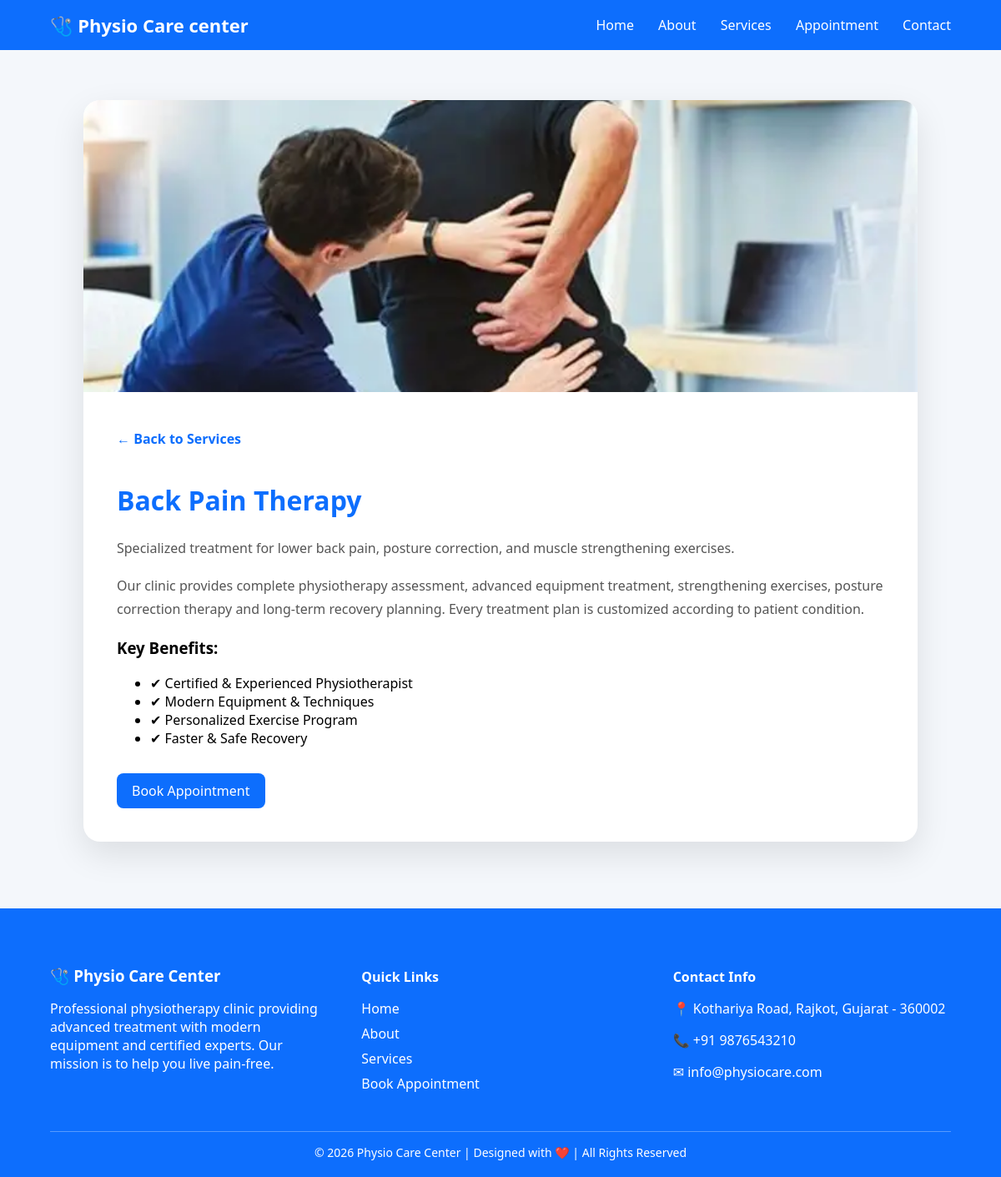
Screenshot of /services.php?id=1 with the database file from the repository.
### tables this page shows
CREATE TABLE `services` (
  `id` INT NOT NULL AUTO_INCREMENT,
  `title` VARCHAR(150) NOT NULL,
  `description` TEXT NOT NULL,
  `image` VARCHAR(255) NOT NULL,
  `is_active` TINYINT(1) NOT NULL DEFAULT 1,
  `sort_order` INT NOT NULL DEFAULT 0,
  `created_at` TIMESTAMP NOT NULL DEFAULT CURRENT_TIMESTAMP,
  PRIMARY KEY (`id`)
);

### services.php (the view, shortened to what this page needs)
<?php
include 'config.php';
$services = [];
$result = $conn->query("SELECT id, title, description, image FROM services WHERE is_active=1 ORDER BY sort_order ASC, id DESC");
if ($result) {
    while ($row = $result->fetch_assoc()) {
        $services[] = $row;
    }
}
$singleService = null;
if(isset($_GET['id'])){
    $id = intval($_GET['id']);
    foreach($services as $s){
        if($s['id'] == $id){
            $singleService = $s;
            break;
        }
    }
}
?>
<!DOCTYPE html>
<html>
<head>
</head>
<body>
<header>
    <div class="logo">🩺 Physio Care center</div>
    <nav>
        <a href="index.php">Home</a>
        <a href="about.php">About</a>
        <a href="services.php">Services</a>
        <a href="appointment.php">Appointment</a>
        <a href="contact.php">Contact</a>
    </nav>
</header>
<?php if($singleService){ ?>
<div class="detail-box">
<img src="image/<?php echo $singleService['image']; ?>">
    <div class="detail-content">
        <a href="services.php" class="back-btn">← Back to Services</a>
        <h1><?php echo $singleService['title']; ?></h1>
        <p><?php echo $singleService['description']; ?></p>
        <p>
        Our clinic provides complete physiotherapy assessment, advanced equipment treatment,
        strengthening exercises, posture correction therapy and long-term recovery planning.
        Every treatment plan is customized according to patient condition.
        </p>
        <h3>Key Benefits:</h3>
        <ul>
            <li>✔ Certified & Experienced Physiotherapist</li>
            <li>✔ Modern Equipment & Techniques</li>
            <li>✔ Personalized Exercise Program</li>
            <li>✔ Faster & Safe Recovery</li>
        </ul>
        <a href="appointment.php?service=<?php echo urlencode($singleService['title']); ?>" class="btn">
            Book Appointment
        </a>
    </div>
</div>
<?php } ?>
<footer class="premium-footer">
    <div class="footer-container">
        <div class="footer-box">
            <h3>🩺 Physio Care Center</h3>
            <p>
                Professional physiotherapy clinic providing advanced
                treatment with modern equipment and certified experts.
                Our mission is to help you live pain-free.
            </p>
        </div>
        <div class="footer-box">
            <h4>Quick Links</h4>
            <ul>
                <li><a href="index.php">Home</a></li>
                <li><a href="about.php">About</a></li>
                <li><a href="services.php">Services</a></li>
                <li><a href="appointment.php">Book Appointment</a></li>
            </ul>
        </div>
        <div class="footer-box">
            <h4>Contact Info</h4>
<p>📍 Kothariya Road, Rajkot, Gujarat - 360002</p>
            <p>📞 +91 9876543210</p>
            <p>✉ info@physiocare.com</p>
        </div>
    </div>
    <div class="footer-bottom">
        © 2026 Physio Care Center | Designed with ❤️ | All Rights Reserved
    </div>
</footer>
</body>
</html>

### services.php (style rules this page uses)
body { margin:0; font-family:'Segoe UI', sans-serif; background:#f4f7fb; }
header { position:sticky; top:0; z-index:1000; display:flex; justify-content:space-between; align-items:center; padding:15px 60px; background:#0d6efd; }
header .logo { color:#fff; font-size:22px; font-weight:bold; }
header nav a { color:#fff; margin-left:25px; text-decoration:none; font-weight:500; }
.btn { display:inline-block; margin-top:15px; padding:10px 18px; background:#0d6efd; color:#fff; border-radius:8px; text-decoration:none; }
.detail-box { width:90%; max-width:1000px; margin:60px auto; background:#fff; border-radius:20px; box-shadow:0 15px 40px rgba(0,0,0,0.1); overflow:hidden; }
.detail-box img { width:100%; height:350px; object-fit:cover; }
.detail-content { padding:40px; }
.detail-content h1 { color:#0d6efd; }
.detail-content p { line-height:1.8; color:#555; }
.back-btn { display:inline-block; margin-bottom:20px; text-decoration:none; color:#0d6efd; font-weight:bold; }
.premium-footer { background:#0d6efd; color:#fff; padding:50px 60px 20px; margin-top:80px; }
.footer-container { display:flex; justify-content:space-between; flex-wrap:wrap; gap:40px; }
.footer-box { flex:1; min-width:250px; }
.footer-box h3, .footer-box h4 { margin-bottom:15px; }
.footer-box ul { list-style:none; padding:0; }
.footer-box ul li { margin-bottom:8px; }
.footer-box a { color:#fff; text-decoration:none; }
.footer-bottom { text-align:center; margin-top:30px; border-top:1px solid rgba(255,255,255,0.3); padding-top:15px; font-size:14px; }

### rows the page displays
services: image (picture), title "Back Pain Therapy", description "Specialized treatment for lower back pain, posture correction, and muscle strengthening exercises."
